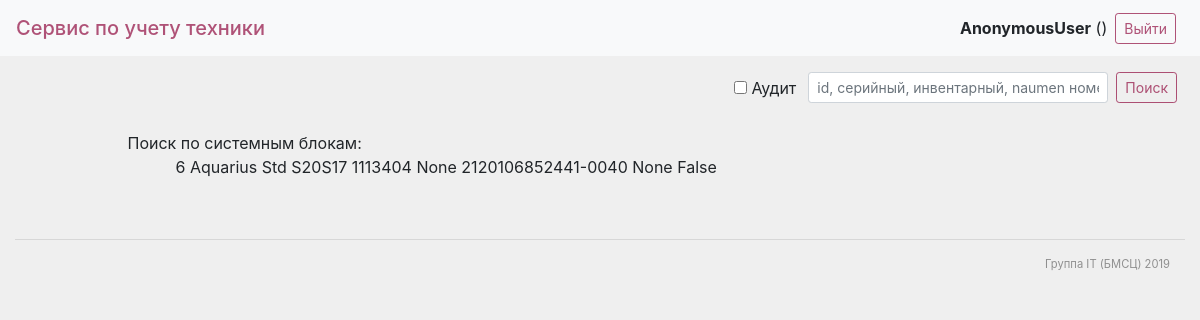
Before: /app/search with the older database file.
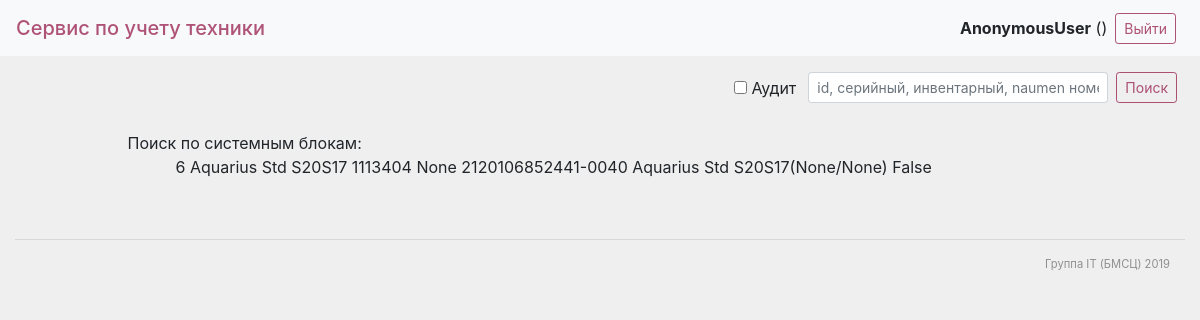
After: the same page with the newer database file.
### app/models.py (models this page shows)
class Unit(models.Model):
    model = models.CharField(max_length=255, null=False, blank=False, verbose_name="Модель")
    memory = models.PositiveSmallIntegerField(default=0, null=True, blank=True, verbose_name="Память (Гб)")
    os = models.CharField(max_length=255, null=True, blank=True, verbose_name="Операционная система")
    id_naumen = models.CharField(max_length=255, null=True, blank=True, verbose_name="Номер в Naumen")
    id_invent = models.CharField(max_length=255, null=True, blank=True, verbose_name="Инвентарный номер")
    id_sn = models.CharField(max_length=255, default='', null=False, blank=False, unique=True, verbose_name="Серийный номер")
    arm = models.ForeignKey(ARM, on_delete=models.SET_NULL, null=True, blank=True, verbose_name="АРМ")
    retired = models.BooleanField(default=False, null=True, blank=True, verbose_name="Списан")
    class Meta:
        verbose_name = "Системный блок"
        verbose_name_plural = "Системные блоки"
    def __str__(self):
        return "{}".format(self.model)

class ARM(models.Model):
    unit_arm = models.ForeignKey("Unit", default='', on_delete=models.CASCADE, null=False, blank=False, related_name='unit_arm_id', verbose_name="Системный блок")
    monitor_arm = models.ForeignKey("Monitor", default='', on_delete=models.CASCADE, null=False, blank=False, related_name='monitor_arm_id', verbose_name="Монитор")
    printer_arm = models.ForeignKey("Printer", on_delete=models.SET_NULL, null=True, blank=True, related_name='printer_arm_id', verbose_name="Принтер")
    scanner_arm = models.ForeignKey("Scanner", on_delete=models.SET_NULL, null=True, blank=True, related_name='scanner_arm_id', verbose_name="Сканер")
    ibp_arm = models.ForeignKey("IBP", on_delete=models.SET_NULL, null=True, blank=True, related_name='ibp_arm_id', verbose_name="ИБП")
    scale_arm = models.ForeignKey("Scale", on_delete=models.SET_NULL, null=True, blank=True, related_name='scale_arm_id', verbose_name="Весы")
    phone_arm = models.ForeignKey("Phone", on_delete=models.SET_NULL, null=True, blank=True, related_name='phone_arm_id', verbose_name="Телефон")
    comp_name = models.CharField(max_length=100, null=True, blank=True, verbose_name="Имя компьютера")
    ip = models.CharField(max_length=100, null=True, blank=True, verbose_name="IP-адрес")
    comment = models.TextField(null=True, blank=True, verbose_name="Комментарий")
    class Meta:
        verbose_name = "АРМ"
        verbose_name_plural = "АРМы"
    def __str__(self):
        return "{0}({1}/{2})".format(self.unit_arm, self.comp_name, self.ip)

### app/views.py (the view)
# urls.py: path('search', Search.as_view(), name='search'),
class Search(View):
    def get(self, request):
        num = request.GET.get('search')
        arms_s = ARM.objects.filter(pk=num)
        units_s = Unit.objects.filter(Q(pk=num) | Q(id_naumen=num) | Q(id_invent=num) | Q(id_sn=num))
        monitors_s = Monitor.objects.filter(Q(pk=num) | Q(id_naumen=num) | Q(id_invent=num) | Q(id_sn=num))
        context = {'arms': arms_s, 'units': units_s, 'monitors': monitors_s}
        return render(request, 'search.html', context=context)

### templates/search.html (shortened to what this page needs)
{% extends "base.html" %}
{% block content %}
    <div class="container-fluid">
            <div class="row d-flex justify-content-center my-3">
                        <div class="col-10 my-1">
                            {% if units %}
                            <div>Поиск по системным блокам:</div>
                                {% for unit in units %}
                                    <div class="ml-5">
                                        {{ unit.pk }}
                                        {{ unit.model }}
                                        {{ unit.id_naumen }}
                                        {{ unit.id_invent }}
                                        {{ unit.id_sn }}
                                        {{ unit.arm }}
                                        {{ unit.retired }}
                                    </div>
                                {% endfor %}
                            {% endif%}
                        </div>
            </div>
    </div>
{% endblock %}

### templates/base.html (shortened to what this page needs)
<!DOCTYPE html>
{% load static %}
<html lang="en">
<head>
    <link rel="stylesheet" href="https://stackpath.bootstrapcdn.com/bootstrap/4.3.1/css/bootstrap.min.css">
    <link rel="stylesheet" href="https://stackpath.bootstrapcdn.com/font-awesome/4.7.0/css/font-awesome.min.css">
    <link rel="stylesheet" href='{% static "css/main_style.css" %}'>
</head>
<body>
    {% block header %}
    <nav class="navbar navbar-light bg-light">
        <span class="navbar-brand my-0 h1"><a href="{% url 'home' %}">Сервис по учету техники</a></span>
        <form class="form-inline" action="{% url 'logout' %}" method="get">
            <span class="mb-0"><b>{{ user }}</b> ({{ user.get_role_display }})</span>
            <button class="btn btn-sm btn-outline-primary mx-2" type="submit">Выйти</button>
        </form>
    </nav>
	{% endblock %}
    {% block search %}
        <div class="row d-flex justify-content-end my-3">
            <div class="col-8 d-flex justify-content-end">
                <form action="{% url 'search' %}" method="get" class="form-inline">
                    <div class="form-check form-check-inline">
                        <input class="form-check-input" type="checkbox" id="audit">
                        <label class="form-check-label" for="audit">Аудит</label>
                    </div>
                    <input name="search" type="text" placeholder="id, серийный, инвентарный, naumen номер" class="form-control form-control-sm" style="width: 300px">
                    <button class="btn btn-sm btn-outline-primary mx-2" type="submit">Поиск</button>
                </form>
            </div>
        </div>
    {% endblock %}
    {% block content %}{% endblock %}
    {% block footer %}
        <div class="container-fluid my-5 footer">
            <hr>
            <div class="row d-flex justify-content-end">
                <div class="col-5 d-flex justify-content-end">Группа IT (БМСЦ) 2019</div>
            </div>
        </div>
    {% endblock %}
</body>
</html>

### app/static/css/main_style.css (style rules this page uses)
body { min-width:650px; background-color: rgba(100, 100, 100, .1); }
.btn-outline-primary { color: rgba(144, 12, 63, .7); background-color:transparent; background-image:none; border-color: rgba(144, 12, 63, .7); }
a, a:link, a:visited { text-decoration:none; color: rgba(144, 12, 63, .7); }
.row { margin:0; padding:0; }
.footer { font-size: 0.7rem; color: rgba(0,0,0,0.4); }

Changed rows visible on the page:
changed Unit "Aquarius Std S20S17": arm "None" → "Aquarius Std S20S17(None/None)"
